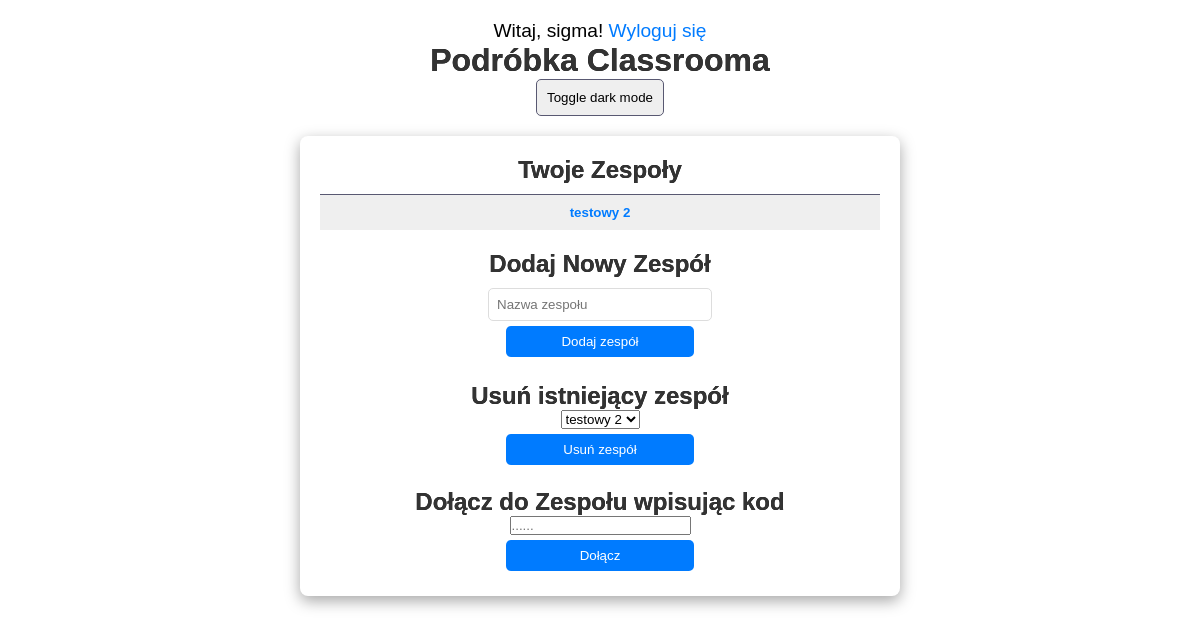
Before: /orgs/ (signed in) with the older database file.
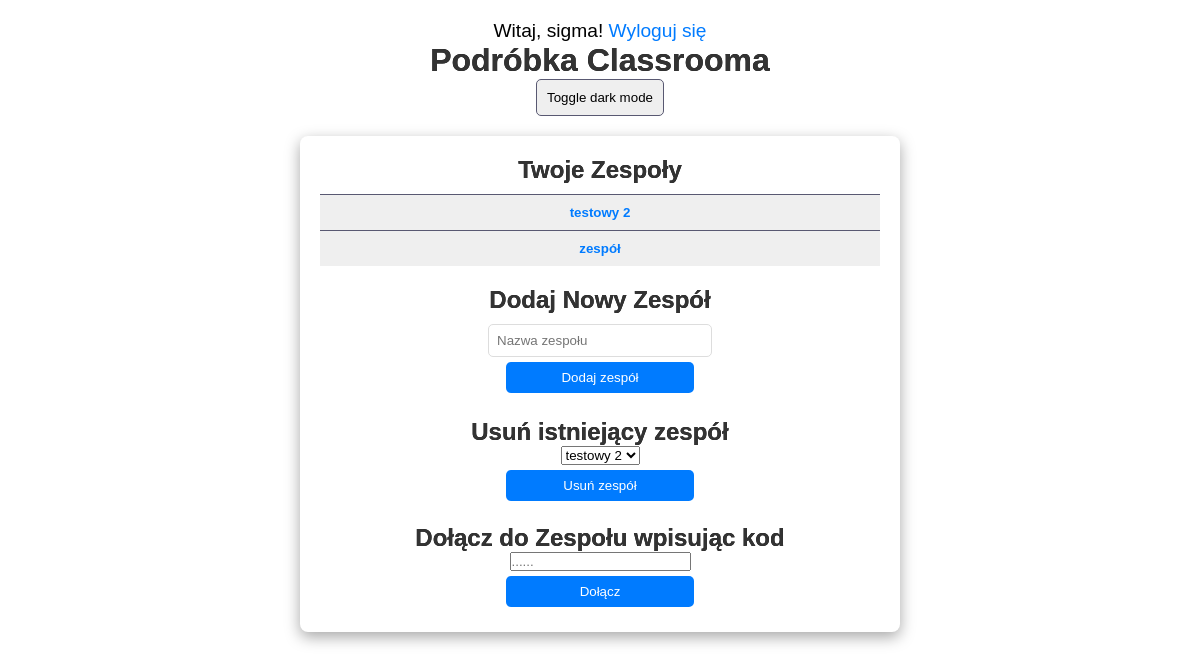
After: the same page with the newer database file.
### Aplikacja_Glowna/models.py (models this page shows, shortened)
class Team(models.Model):
    name = models.CharField(max_length=255)
    code = models.CharField(max_length=10, unique=True, default=generate_team_code)  # Dodanie domyślnego generatora kodów
    owner = models.ForeignKey(User, on_delete=models.CASCADE, related_name='owned_teams')
    members = models.ManyToManyField(User, related_name='teams')

### Aplikacja_Glowna/views.py (the view)
# urls.py: path('', views.main, name='main'),  # Główna strona
def main(request):
    if request.user.is_authenticated:
        teams = Team.objects.filter(members=request.user) | Team.objects.filter(owner=request.user)
        return render(request, 'index.html', {'teams': teams})
    else:
        return redirect('login')

### Aplikacja_Glowna/templates/index.html (shortened to what this page needs)
{% extends 'base.html' %}
{% block content %}
<main>
    <section class="team-section">
        <h2>Twoje Zespoły</h2>
        {% if teams %}
            <ul class="team-list">
                {% for team in teams %}
                    <li class="team-item">
                        <button class="team-name"><a href="{% url 'team_detail' team.id %}">{{ team.name }}</a></button>
                    </li>
                {% endfor %}
            </ul>
        {% else %}
            <p>Nie należysz do żadnego zespołu.</p>
        {% endif %}
    </section>
    <section class="add-team-section">
        <h2>Dodaj Nowy Zespół</h2>
        <form method="POST" action="{% url 'add_team' %}">
            <input type="text" name="team_name" placeholder="Nazwa zespołu" required>
            <button type="submit" class="add-team-button">Dodaj zespół</button>
        </form>
    </section>
    <section class="delete-team-section">
        <h2>Usuń istniejący zespół</h2>
        <form method="POST" action="{% url 'delete_team' %}">
            <select name="team_name" required>
                {% for team in teams %}
                    <option value="{{ team.name }}">{{ team.name }}</option>
                {% endfor %}
            </select>
            <button type="submit" class="delete-team-button">Usuń zespół</button>
        </form>
    </section><br>
    <section class="join-team-section">
        <h2>Dołącz do Zespołu wpisując kod</h2>
        <form method="POST" action="{% url 'join_team' %}">
            <input type="text" name="code" placeholder="......" required>
            <button type="submit" class="delete-team-button">Dołącz</button>
        </form>
    </section>
</main>
{% endblock %}

Changed rows visible on the page:
added Team: name "zespół"
